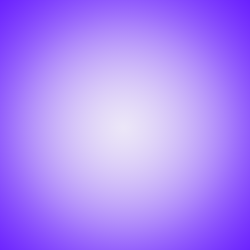
#> input picture Images/Background/1.png, 250 x 250 px, given in place of 3.png, which was not available
$ python TestGen.py
#> lines starting #> are read from the running program, lines starting #| are printed output that depends on the picture; pictures that were not available may be replaced by others from this repository, and a replacement may not be noted
### Functions.py
from PIL import Image, ImageDraw
from random import randint
import os
import collections

#Background Functions
def getBackground(num):
#> called with num = 3
    background = Image.open(r"Images\Background\{}.png".format(num))
#> background is the input picture: PIL image 250x250 RGBA; mean R, G, B, A 173.5, 135.6, 250.7, 255
    return background
def getBackgroundFolderSize():
    return len(os.listdir('C:/Users/Danny/Desktop/NFT/Images/Background'))
def getRandomBackground():
    num = randint(0,getBackgroundFolderSize()-1)
    if(num >= 18):
        num = randint(0,getBackgroundFolderSize()-1)
        if(num >= 22):
            num = randint(0,getBackgroundFolderSize()-1)

    return num
def getBlank():
    background = Image.open(r"resources\0.png")
    return background

#Case Functions
def getCaseNzxt(num):
    case = Image.open(r"Images\Case\NZXT\{}.png".format(num))
    return case
def getCaseNzxtFolderSize():
    return len(os.listdir('C:/Users/Danny/Desktop/NFT/Images/Case/NZXT'))
def getRandomCaseNzxt():
    return randint(0,getCaseNzxtFolderSize()-1)

def getCasePhanteks(num):
    case = Image.open(r"Images\Case\Phanteks\{}.png".format(num))
    return case
def getCasePhanteksFolderSize():
    return len(os.listdir('C:/Users/Danny/Desktop/NFT/Images/Case/Phanteks'))
def getRandomCasePhanteks():
    return randint(0,getCasePhanteksFolderSize()-1)

def getCaseBitFenix(num):
#> called with num = 0
    case = Image.open(r"Images\Case\BitFenix\{}.png".format(num))
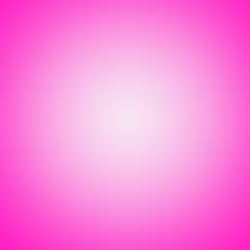
#> input picture Images/Background/0.png, 250 x 250 px, found by its file name
#> case is the input picture: PIL image 250x250 RGBA; mean R, G, B, A 250.8, 134, 220.2, 255
    return case
def getCaseBitFenixFolderSize():
    return len(os.listdir('C:/Users/Danny/Desktop/NFT/Images/Case/BitFenix'))
def getRandomCaseBitFenix():
    return randint(0,getCaseBitFenixFolderSize()-1)


#Glass Overlay Functions
def getNzxtGlass():
    glass = Image.open(r"Images\Glass\NzxtGlass\0.png")
    return glass
def getPhanteksGlass(num):
    glass = Image.open(r"Images\Glass\PhanteksGlass\{}.png".format(num))
    return glass
def getBitFenixGlass():
    glass = Image.open(r"Images\Glass\BitFenixGlass\0.png")
    return glass

#Cpu Functions
def getCPU(num):
    cpu = Image.open((r"Images\CPU\{}.png".format(num)))
    return cpu
def getCPUFolderSize():
    return len(os.listdir('C:/Users/Danny/Desktop/NFT/Images/CPU'))
def getRandomCPU():
    return randint(0,getCPUFolderSize()-1)

def getAIO(num):
    AIO = Image.open((r"Images\AIO\{}.png".format(num)))
    return AIO
def getAIOFolderSize():
    return len(os.listdir('C:/Users/Danny/Desktop/NFT/Images/AIO'))
def getRandomAIO():
    return randint(0,getAIOFolderSize()-1)

#GPU Functions
def getGPU(num):
    gpu = Image.open(r"Images\GPU\{}.png".format(num))
    return gpu
def getGPUFolderSize():
    return len(os.listdir('C:/Users/Danny/Desktop/NFT/Images/GPU'))
def getRandomGPU():
    return randint(0,getGPUFolderSize()-1)


#Motherboard Functions
def getMotherboardATX(num):
    motherboard= Image.open(r"Images\Motherboard\ATX\{}.png".format(num))
    return motherboard
def getMotherboardATXFolderSize():
    return len(os.listdir('C:/Users/Danny/Desktop/NFT/Images/Motherboard/ATX'))
def getRandomMotherBoardATX():
    return randint(0,getMotherboardATXFolderSize()-1)

def getMotherboardMATX(num):
    motherboard= Image.open(r"Images\Motherboard\MATX\{}.png".format(num))
    return motherboard
def getMotherboardMATXFolderSize():
    return len(os.listdir('C:/Users/Danny/Desktop/NFT/Images/Motherboard/MATX'))
def getRandomMotherBoardMATX():
    return randint(0,getMotherboardMATXFolderSize()-1)

def getMotherboardITX(num):
    motherboard= Image.open(r"Images\Motherboard\ITX\{}.png".format(num))
    return motherboard
def getMotherboardITXFolderSize():
    return len(os.listdir('C:/Users/Danny/Desktop/NFT/Images/Motherboard/ITX'))
def getRandomMotherBoardITX():
    return randint(0,getMotherboardITXFolderSize()-1)


#Ram Functions
def getRam(num):
    ram = Image.open((r"Images\Ram\{}.png".format(num)))
    return ram
def getRamFolderSize():
    return len(os.listdir('C:/Users/Danny/Desktop/NFT/Images/Ram'))
def getRamdomRam():
    return randint(0,getRamFolderSize()-1)


#Psu Functions
def getPSU(num):
    psu = Image.open((r"Images\PSU\{}.png".format(num)))
    return psu
def getPSUFolderSize():
    return len(os.listdir('C:/Users/Danny/Desktop/NFT/Images/PSU'))
def getRandomPSU():
    return randint(0,getPSUFolderSize()-1)


#Sticker Functions ( for case )
def getStickerFolderSize():
    return len(os.listdir('C:/Users/Danny/Desktop/NFT/Images/Stickers'))
def getSticker(num):
    sticker = Image.open(r"Images\Stickers\{}.png".format(num))
    return sticker
def getRandomSticker():
    return randint(0,getStickerFolderSize()-1)

#Case Fan Functinos
def getCaseFanLeft(num):
    fan = Image.open((r"Images\CaseFans\Left\{}.png".format(num)))
    return fan
def getCaseFanRight(num):
    fan = Image.open((r"Images\CaseFans\Left\{}.png".format(num))).rotate(180)
    return fan
def getCaseFanTop(num):
    fan = Image.open((r"Images\CaseFans\Left\{}.png".format(num))).rotate(270,expand=True)
    return fan
def getCaseFanFolderSize():
    return len(os.listdir('C:/Users/Danny/Desktop/NFT/Images/CaseFans/Left'))
def getRandomCaseFan():
    return randint(0,getCaseFanFolderSize()-1)

def getBlackCpufan(num):
    fan = Image.open((r"Images\CpuFans\Black\{}.png".format(num)))
    return fan
def getBlackCpuFanFolderSize():
    return len(os.listdir('C:/Users/Danny/Desktop/NFT/Images/CpuFans/Black'))
def getRandomBlackCpuFan():
    return randint(0,getBlackCpuFanFolderSize()-1)

def getWhiteCpufan(num):
    fan = Image.open((r"Images\CpuFans\White\{}.png".format(num)))
    return fan
def getWhiteCpuFanFolderSize():
    return len(os.listdir('C:/Users/Danny/Desktop/NFT/Images/CpuFans/White'))
def getRandomWhiteCpuFan():
    return randint(0,getWhiteCpuFanFolderSize()-1)
#generation function

# [11 lines left out: function exists, not called in this run]
#save
def save(img, count):
    img.save(r"Outputs\{}.png".format(count))

def savePerfect(img,count):
    img.save(r"Perfect\{}.png".format(count))

def saveBitfenix(img,count):
    img.save(r"Outputs\Bitfenix\{}.png".format(count))
def saveNzxt(img,count):
    img.save(r"Outputs\NZXT\{}.png".format(count))
def savePhanteks(img,count):
    img.save(r"Outputs\Phanteks\{}.png".format(count))

# [5 lines left out: function writeListPhanteks, not called in this run]

def writeListBitfenix(list):
    list = [str(list[0]),str(list[1]),str(list[2]),str(list[3]),str(list[4]),str(list[5]),str(list[6]),str(list[7]),str(list[8]),str(list[9]),str(list[10])]
    text =  open("Lists/bitfenixList.txt","a")
    text.write(','.join(list) + "=")
    text.close()

# [16 lines left out: functions writeListNzxt, clenseList, not called in this run]


#List  0=case 1=cpu 2=gpu 3=motherboard 4=ram 5=psu

#generateImageATX([2,1,2,2,1,0]).show()


#save(generateImageATX([0,3,3,2,3,0]),"test")

#
#generateImageATX([0,3,3,2,3,0]).show()


#Get Random Build
#generateRamdomAtx().show()


#gpu corssfire
#multiple rams
#ATX/MicroATX/miniITX

### TestGen.py
from Functions import *

# [193 lines left out: functions generateImagePhanteksPerfect, generateImageNZXTPerfect, not called in this run]

#generateImageBitFenix  #List  0=case 1=cpu 2=gpu 3=motherboard 4=ram 5=psu
def generateImageBitFenix(list):
    backgroundvar = getRandomBackground()
    background = getBackground(backgroundvar)
    case = getCaseBitFenix(list[0])
    cpu = getCPU(list[1])
    gpu = getGPU(list[2]).crop((0,0,107,50))
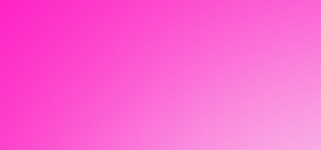
#> gpu: PIL image 107x50 RGBA (shown 3 times larger); mean R, G, B, A 252, 98.2, 211.7, 255
    motherboard = getMotherboardITX(list[3]).crop((0,7,75,75))
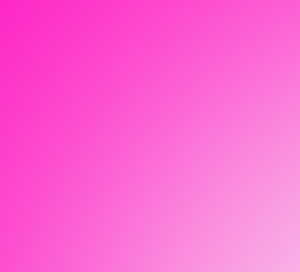
#> motherboard: PIL image 75x68 RGBA (shown 4 times larger); mean R, G, B, A 251.9, 100.2, 212.1, 255
    ram = getRam(list[4])
    psu = getPSU(list[5]).crop((0,0,80,30) )
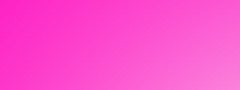
#> psu: PIL image 80x30 RGBA (shown 3 times larger); mean R, G, B, A 252.7, 77.2, 206.7, 255
    glass = getBitFenixGlass()

    caseFanVar = getRandomCaseFan()
    caseFanLeft = getCaseFanLeft(caseFanVar)
    caseFanRight = getCaseFanRight(caseFanVar).crop((0,0,15,50))
#> in getCaseFanRight, `fan = Image.open((r"Images\CaseFans\Left\{}.png".format(num))).rotate(..`:
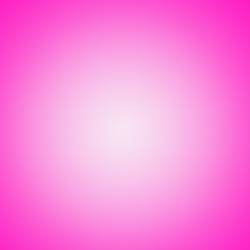
#> fan: PIL image 250x250 RGBA; mean R, G, B, A 250.8, 134, 220.2, 255

    caseX = 58
    caseY = 50
    motherboardX = caseX + 13
    motherboardY = caseY + 28
    ramIndent = 6


    background.paste(case, (caseX,caseY), mask = case)
    background.paste(motherboard, (motherboardX,motherboardY), mask = motherboard)
    background.paste(cpu, (motherboardX + 7 , motherboardY + 1 ), mask = cpu) #change param
    background.paste(psu, (motherboardX -2 , motherboardY + 71 ), mask = psu)


    fanVariable = randint(1,100)

    if list[1] >= 8 and list[1] < 12:
        AIO = getAIO(0).crop((14,7,100,100))
        background.paste(AIO, (motherboardX  , motherboardY ),mask = AIO)
        background.paste(caseFanLeft, (motherboardX-2,motherboardY+1), mask = caseFanLeft)


    if(fanVariable <= 85):
        background.paste(caseFanLeft, (motherboardX-2,motherboardY+1), mask = caseFanLeft)
    if(fanVariable <= 65 ):
        background.paste(caseFanRight, (caseX+103,motherboardY +1), mask = caseFanRight)

    if list[1] == 12:
        fanVariable = getRandomWhiteCpuFan()
        fan = getWhiteCpufan(fanVariable)
        background.paste(fan, (motherboardX +47, motherboardY+1 ),mask = fan)
        background.paste(cpu, (motherboardX + 12 , motherboardY + 1), mask = cpu)

    if list[1] == 13:
        fanVariable = getRandomBlackCpuFan()
        fan = getBlackCpufan(fanVariable)
        background.paste(fan, (motherboardX +47, motherboardY+1 ),mask = fan)
        background.paste(cpu, (motherboardX + 12 , motherboardY + 1), mask = cpu)

    background.paste(ram, (motherboardX+ 60,motherboardY +2), mask = ram) #change param
    ramVariable = randint(0,10)
    if ramVariable > 3:
        background.paste(ram, (motherboardX + 60 + ramIndent,motherboardY +2), mask = ram)


    background.paste(gpu, (motherboardX -2 ,caseY+ 80), mask = gpu)
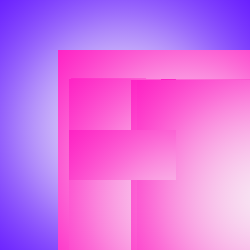
#> background: PIL image 250x250 RGBA; mean R, G, B, A 213.7, 114.1, 230.2, 255
    background.paste(glass, (caseX+6, caseY+27), mask = glass)
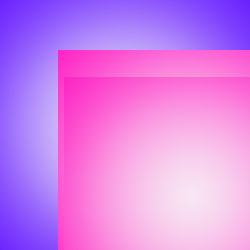
#> background: PIL image 250x250 RGBA; mean R, G, B, A 213.2, 130.1, 234, 255

    writeListBitfenix([backgroundvar,list[0],caseFanVar,list[1],list[2],list[3],list[5],list[4]])

    return background


#> (the run stopped early here; a loop or call above may not have finished)
